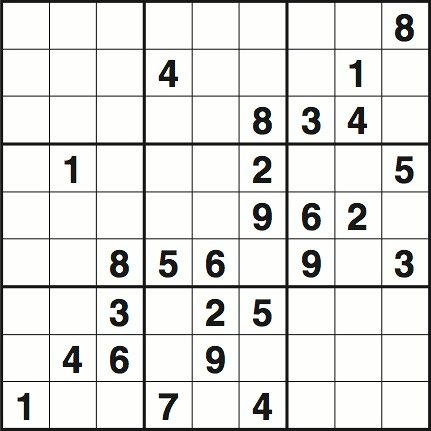
#> input picture 3454.jpg, 431 x 431 px
$ python sudoku_get_by_net.py   (older library calls are emulated)
#> lines starting #> are read from the running program, lines starting #| are printed output that depends on the picture; after the words box and inside, x2 and y2 are one past the last pixel; in counts of white or black regions, pixels touching at a corner belong together
### sudoku.py
from PyNet import NeuralNetwork
import math
import numpy as np
from PIL import Image
import os
import uuid

class move_state:
	# [7 lines left out: function __init__, not called in this run]

	def __str__(self):
		return "("+str(self.coord)+": "+str(self.set_value)+" furthers: "+str(len(self.further_moves_list))+")"

	def __repr__(self):
		return "("+str(self.coord)+": "+str(self.set_value)+" furthers: "+str(len(self.further_moves_list))+")"

# [291 lines left out: functions make_possibles_matrix, make_sqaures_sets_array, determine_elements_square, determine_square_first_element_coord, determine_square_element_respect_to_index, create_sets_arrays and 5 more, not called in this run]


#sudoku imaging
def determine_black_or_white(r,g,b):
	mean = (int(r)+int(g)+int(b))/3

	return (0 if (mean < 180) else 1)

def image_resize(file_path,width=270):

#> called with file_path = '3454.jpg', width = 270
	outfile = str(uuid.uuid1())+".jpg"
	try:
		with Image.open(file_path,"r") as im:
#> im is the input picture: PIL image 431x431 RGB; mean R, G, B 224.7, 225, 223
			current_width,current_height = im.size
#> current_width = 431; current_height = 431
			new_height = round((width/current_width) * current_height)
#> new_height = 270
			size =  width, new_height
#> size = (270, 270)
			im.thumbnail(size, Image.ANTIALIAS)
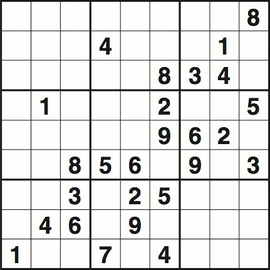
#> im: PIL image 270x270 RGB; mean R, G, B 223.6, 223.8, 222.1
			im.save(outfile, "JPEG")
	except IOError:
		print ("cannot create thumbnail for '%s'" % file_path)

	return outfile


def create_sudoko_image_matrix(file_path,width):
	resized_file_path = image_resize(file_path,width)

	with Image.open(resized_file_path) as im:

		rgb_list = list(im.getdata())
#> rgb_list = 72900 items

		rows = []

		im_width,im_height = im.size
#> im_width = 270; im_height = 270

		for row in range(1,im_height+1):
			rows.append([determine_black_or_white(rgb_list[pixel_index][0],rgb_list[pixel_index][1],rgb_list[pixel_index][2]) for pixel_index in range((row-1)*im_width,((row)*im_width)-1) ] )

	os.remove(resized_file_path)
	return np.matrix(rows)
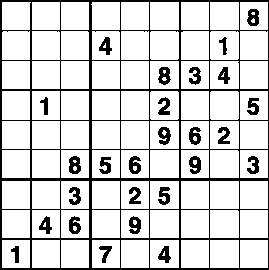
#> returned value: shape (270, 269) int64; values 0 (black) and 1 (white), 84.1% white; 27 black regions, largest, box (x1, y1, x2, y2) and area: (0, 0, 269, 270) 8146, (69, 156, 81, 174) 156, (158, 67, 171, 85) 153


# [46 lines left out: function create_tile_inputs_matrx, not called in this run]


def output_to_file(file_path,width,output_file,outputs=""):
	input_list = get_tile_pixel_list(file_path,width)

	if(outputs == ""):
		write_type = "w"
	else:
		write_type = "a"


	with open(output_file,write_type) as fileoutput:
		for i in range(0,81):
			output_line = ""
			output_line += ",".join([str(x) for x in input_list[i]]).replace("[","").replace("]","")
			if(outputs != ""):
				output_line += ",||,"
				output_line += str(outputs[i]).replace("[","").replace("]","")
			output_line += "\n"

			fileoutput.write(output_line)

# [30 lines left out: function solve_sudoku, not called in this run]


def sudoku_segmentation(image_path,image_resize_width):

	pixel_matrix = create_sudoko_image_matrix(image_path,image_resize_width)

	current_pixel = 0
	x_start = 0
	y_start = 0
	x_increased = 0

	while((y_start < pixel_matrix.shape[1]) and (current_pixel == 0)):

		current_pixel = pixel_matrix.item(y_start,x_start)

		if(current_pixel == 0):
			if(x_increased ==0):
				x_start +=1
				x_increased = 1
			else:
				y_start +=1
				x_increased = 0

	if(current_pixel == 1):
		current_scan_colour = 1
		current_scan_index = x_start +1
		x_list_starts = []
		x_list_stops = []

		x_list_starts.append(x_start)
		scan_width = pixel_matrix.shape[1]
		scan_height = pixel_matrix.shape[0]
		while(current_scan_index < scan_width):
			pix_colour = pixel_matrix.item(y_start,current_scan_index)

			if pix_colour != current_scan_colour:

				if(current_scan_colour == 0):
					x_list_starts.append(current_scan_index)
				else:
					x_list_stops.append(current_scan_index-1)

				current_scan_colour = pix_colour

			current_scan_index +=1

		x_list_stops.append(scan_width-1)


		current_scan_colour = 1
		current_scan_index = y_start +1
		y_list_starts = []
		y_list_stops = []

		y_list_starts.append(y_start)
		scan_height = pixel_matrix.shape[1]
		while(current_scan_index < scan_height):
			pix_colour = pixel_matrix.item(current_scan_index,x_start)

			if pix_colour  != current_scan_colour:

				if(current_scan_colour == 0):
					y_list_starts.append(current_scan_index)
				else:
					y_list_stops.append(current_scan_index-1)

				current_scan_colour = pix_colour

			current_scan_index +=1

		y_list_stops.append(scan_height-1)


	tile_list = []
	for y in range(0,len(y_list_starts)):
		for x in range(0,len(x_list_starts)):
			tile_list.append((pixel_matrix[y_list_starts[y]:y_list_stops[y],x_list_starts[x]:x_list_stops[x]]).flatten().tolist()[0])
#> this loop made 9 passes

	return tile_list

def get_tile_pixel_list(file_path,resize_image_width):
	tiles = sudoku_segmentation(file_path,resize_image_width)

	max_len = 900
	tile_list =  [(x + [0] * (max_len - len(x))) for x in tiles]
	print(len(tile_list))
#| 81
	return tile_list

### PyNet.py
import numpy as np
import csv
import xml.etree.ElementTree as ET
import math
import random

class NeuralNetwork:

	def __init__(self,input_data_path ="",training_data_path = "", weights_data_path = "",init_weight_config =[]):

		if(training_data_path != ""):
			self.set_train_data(training_data_path)

		if(input_data_path != ""):
			self.set_input_data(input_data_path)

		if(weights_data_path != ""):
			self.set_weights_from_file(weights_data_path)

		if(len(init_weight_config) != 0 ):
			self.initialise_weights(init_weight_config)

	def set_train_data(self,training_data_path):
		self.train_inputs,self.train_outputs = self.import_data(training_data_path,True)

	def set_input_data(self,input_data_path):
		self.input_data = self.import_data(input_data_path,False)

	def set_weights_from_file(self,weights_data_path):
		self.layer_weights = self.get_weights_from_file(weights_data_path)

	# [16 lines left out: function initialise_weights, not called in this run]


	#activation functions
	def sigmoid(self,x):
		return 1/(1 + np.exp(-x))

	def Deriv_Sigmoid(self,x):
		sig_x = self.sigmoid(x)
		return sig_x*(1 - sig_x)


	#Neural Network Processing Functions
	# [113 lines left out: functions get_next_layer, forward_pass, train_back_prop, layer_weights_to_file, not called in this run]


	def get_weights_from_file(self,file_path):
		weights= []

		tree = ET.parse(file_path)
		root = tree.getroot()

		for layer in root:
			node_list = []
			for node in layer:
				weight_list = []
				for weight in node:
					weight_list.append(float(weight.text))
				node_list.append(weight_list[:])
			weights.append(np.matrix(node_list[:]))

		return weights


	def import_data(self,file_path,training=False):
#> called with file_path = 'testing_net_inputs.csv', training = False
		input_list = []
		output_list = []

		with open(file_path, 'r') as f:
			for line in f:
				line_array = line.rstrip().split(",||,")

				input_list.append([float(i) for i in (line_array[0].split(","))])

				if(training):
					output_list.append([float(i) for i in (line_array[1].split(","))])

		if(training):
			return np.matrix(input_list),np.matrix(output_list)
		else:
			return np.matrix(input_list)

	# [56 lines left out: functions save_results, train_net, run_net, not called in this run]

### sudoku_get_by_net.py
from PIL import Image
import numpy as np
import os
from PyNet import NeuralNetwork
import sudoku

def produce_training_data(values_list,image_names):

	for image_index in range(0,len(values_list)):
		values = values_list[image_index]

		outputs = [0] * 81

		for i in range(0,81):
			outputs[i] = [0] * 10
			outputs[i][values[i]] = 1

		sudoku.output_to_file(image_names[image_index],270,"suduku_train.csv",outputs)

def train_network(iterations):
	NN = NeuralNetwork(training_data_path = "suduku_train.csv",init_weight_config =[900,360,10])
	NN.train_net(1,save_name="sudoku_number_weights.xml",status_interval=5)
	for i in range(0,iterations):
		NN = NeuralNetwork(training_data_path = "suduku_train.csv",weights_data_path ="sudoku_number_weights.xml")
		NN.train_net(1,save_name="sudoku_number_weights.xml",status_interval=5)


def test_network(file_path):
	sudoku.output_to_file(file_path,270,"testing_net_inputs.csv")

	NN = NeuralNetwork(input_data_path = "testing_net_inputs.csv",weights_data_path ="sudoku_number_weights.xml")

	NN.run_net()


	values = [0] * 9


	row_count = -1
	column_count = 9


	for i in range(0,81):
		output_list = NN.output_data[i][0,:].tolist()[0]
		if(column_count == 9):
			column_count = 1
			row_count += 1
			values[row_count] = []
		else:
			column_count += 1

		values[row_count].append(output_list.index(max(output_list)))


	print(np.matrix(values))


#weights
images = ["431.jpg","3453.jpg","3451.jpg"]
values = []
values.append([0,0,0,0,0,0,0,0,0,4,0,0,0,7,0,0,0,3,0,0,0,0,4,0,0,0,0,0,7,0,0,0,0,0,3,0,0,3,9,5,0,7,4,8,0,0,0,8,0,6,0,5,0,0,0,1,0,0,0,0,0,9,0,7,0,0,8,0,4,0,0,6,0,8,0,6,3,9,0,2,0])
values.append([0,0,0,0,0,3,0,5,0,0,0,7,5,0,0,0,0,1,0,0,9,0,1,0,0,0,7,0,9,3,0,5,1,0,0,0,0,0,0,7,0,0,0,9,0,0,8,2,0,4,6,0,0,0,0,0,5,0,8,0,0,0,2,0,0,8,2,0,0,0,0,4,0,0,0,0,0,4,0,6,0])
values.append([0,0,0,7,0,2,0,0,0,0,0,6,0,0,0,9,0,0,0,0,0,0,3,0,0,0,0,0,0,1,3,0,4,8,0,0,9,2,0,0,0,0,0,6,1,0,0,4,0,0,0,7,0,0,0,3,0,4,0,7,0,9,0,7,0,9,5,0,1,3,0,2,8,0,0,0,0,0,0,0,7])

#produce_training_data(values,images)

#train_network(100)

#> (the run stopped early here; a loop or call above may not have finished)

$ run again, with 3446.jpg copied over 3454.jpg
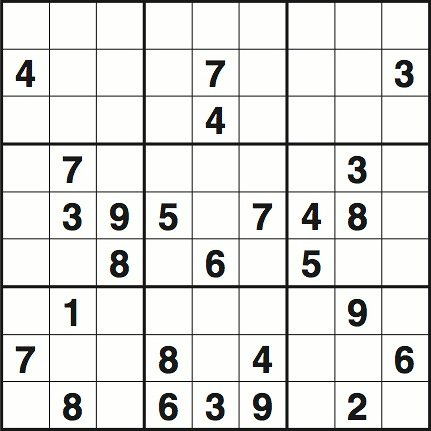
#> input picture 3446.jpg, 431 x 431 px
#> in image_resize, im is the input picture: PIL image 431x431 RGB; mean R, G, B 224.7, 224.9, 222.9
#> in image_resize, `im.thumbnail(size, Image.ANTIALIAS)`:
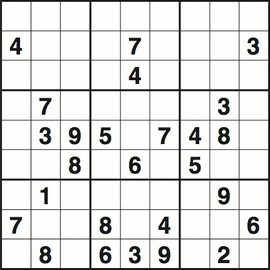
#> im: PIL image 270x270 RGB; mean R, G, B 223.5, 223.7, 222
#> rgb_list = 72900 items
#> in create_sudoko_image_matrix, `return np.matrix(rows)`:
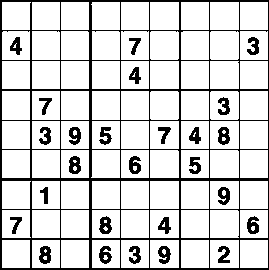
#> returned value: shape (270, 269) int64; values 0 (black) and 1 (white), 84.2% white; 27 black regions, largest, box (x1, y1, x2, y2) and area: (0, 0, 269, 270) 8145, (39, 246, 51, 264) 157, (69, 156, 81, 174) 155
#> the loop in sudoku_segmentation, `for y in range(0,len(y_list_starts)):` made 9 passes
#| 81

$ run again, with 4b9be51a-2c32-11e6-a970-d8cb8a83b849.jpg copied over 3454.jpg
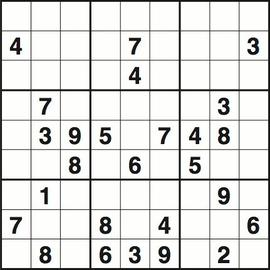
#> input picture 4b9be51a-2c32-11e6-a970-d8cb8a83b849.jpg, 270 x 270 px
#> in image_resize, im is the input picture: PIL image 270x270 RGB; mean R, G, B 223.2, 223.4, 221.5
#> rgb_list = 72900 items
#> in create_sudoko_image_matrix, `return np.matrix(rows)`:
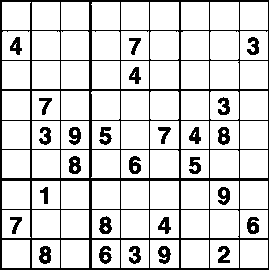
#> returned value: shape (270, 269) int64; values 0 (black) and 1 (white), 84.2% white; 27 black regions, largest, box (x1, y1, x2, y2) and area: (0, 0, 269, 270) 8145, (39, 246, 51, 264) 157, (69, 156, 81, 174) 156
#> the loop in sudoku_segmentation, `for y in range(0,len(y_list_starts)):` made 9 passes
#| 81

$ run again, with 4bb3fe08-2c32-11e6-b1dc-d8cb8a83b849.jpg copied over 3454.jpg
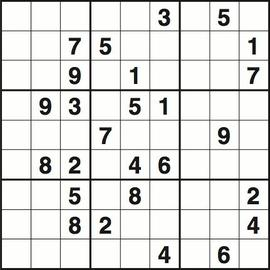
#> input picture 4bb3fe08-2c32-11e6-b1dc-d8cb8a83b849.jpg, 270 x 270 px
#> in image_resize, im is the input picture: PIL image 270x270 RGB; mean R, G, B 223.5, 223.6, 221.7
#> rgb_list = 72900 items
#> in create_sudoko_image_matrix, `return np.matrix(rows)`:
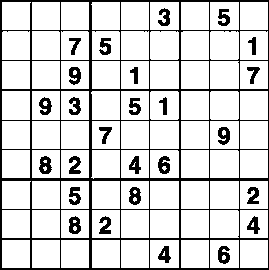
#> returned value: shape (270, 269) int64; values 0 (black) and 1 (white), 84.2% white; 27 black regions, largest, box (x1, y1, x2, y2) and area: (0, 0, 269, 270) 8147, (39, 156, 52, 174) 157, (158, 156, 170, 174) 150
#> the loop in sudoku_segmentation, `for y in range(0,len(y_list_starts)):` made 9 passes
#| 81
